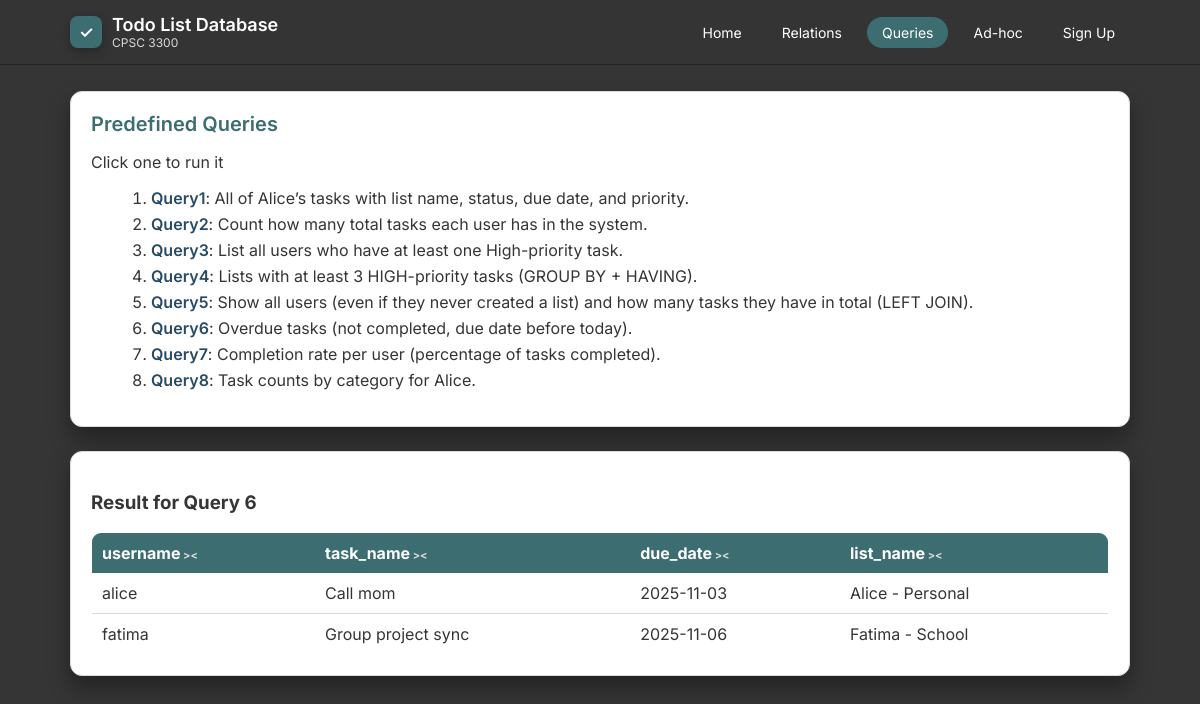
Screenshot of /queries.php?q=6 with the database file from the repository.
### tables this page shows
CREATE TABLE Tasks (
    task_id      INT AUTO_INCREMENT PRIMARY KEY,
    category_id  INT NOT NULL,
    user_id      INT NOT NULL,
    todo_list_id INT NOT NULL,
    task_name         VARCHAR(200) NOT NULL,
    priority     ENUM('Low','Medium','High') NOT NULL DEFAULT 'Medium',
    due_date     DATE,
    complete     TINYINT(1) NOT NULL DEFAULT 0,

    FOREIGN KEY (category_id)  REFERENCES Category(category_id),
    FOREIGN KEY (user_id)      REFERENCES Users(user_id),
    FOREIGN KEY (todo_list_id) REFERENCES Todo_List(todo_list_id)
);

CREATE TABLE Users (
    user_id       INT AUTO_INCREMENT PRIMARY KEY,
    username      VARCHAR(50)  NOT NULL UNIQUE,
    email         VARCHAR(100) NOT NULL UNIQUE,
    password_hash VARCHAR(255) NOT NULL
);

CREATE TABLE Todo_List (
  todo_list_id   INT AUTO_INCREMENT  PRIMARY KEY,
  user_id      INT NOT NULL,
  list_name         VARCHAR(100) NOT NULL,
FOREIGN KEY (user_id) REFERENCES Users(user_id)
    ON DELETE CASCADE
);

### queries.php (the view, shortened to what this page needs)
<?php
include 'db.php';
include 'header.php';
?>
<div class="card">
<h2>Predefined Queries</h2>
<p>Click one to run it</p>
<?php
$selected = isset($_GET['q']) ? (int)$_GET['q'] : 0;
?>
<ol>
<?php foreach ($queries as $id => $info): ?>
    <li>
        <a href="queries.php?q=<?php echo $id; ?>">Query<?php echo $id; ?></a>:
        <?php echo htmlspecialchars($info[0]); ?>
    </li>
<?php endforeach; ?>
</ol>
</div>
<?php if ($selected && isset($queries[$selected])): ?>
<div class="card">
<h3>Result for Query <?php echo $selected; ?></h3>
<?php
$sql = $queries[$selected][1];
try {
    $stmt = $pdo->query($sql);
    $rows = $stmt->fetchAll();
    if (!$rows) {
        echo "<p>No rows returned.</p>";
    } else {
        echo "<table>";
        echo "<thead><tr>";
        foreach (array_keys($rows[0]) as $col) {
            echo "<th class=\"sortable\">" . htmlspecialchars($col) . "</th>";
        }
        echo "</tr></thead>";
        echo "<tbody>";
        foreach ($rows as $row) {
            echo "<tr>";
            foreach ($row as $val) {
                echo "<td>" . htmlspecialchars((string)$val) . "</td>";
            }
            echo "</tr>";
        }
        echo "</tbody>";
        echo "</table>";
    }
} catch (PDOException $e) {
    echo "<p><strong>Error running query:</strong> " . htmlspecialchars($e->getMessage()) . "</p>";
}
?>
</div>
<?php endif; ?>
<?php
echo "</div></body></html>";
?>

### header.php (style rules this page uses)
:root { --bg-dark: #353535; --bg-card: #ffffff; --accent-blue: #3c6e71; --accent-blue2: #284b63; --text-light: #ffffff; --text-dark: #353535; --grey-soft: #d9d9d9; --radius: 12px; --shadow: 0 12px 22px rgba(0,0,0,0.35); }
* { box-sizing: border-box; }
body { margin: 0; padding: 0; background: var(--bg-dark); font-family: "Inter", sans-serif; color: var(--text-light); }
a { color: var(--text-light); text-decoration: none; }
.card { background: var(--bg-card); border-radius: var(--radius); border: 1px solid var(--grey-soft); box-shadow: var(--shadow); padding: 20px; margin-bottom: 24px; color: var(--text-dark); }
.card h2 { margin: 0; font-size: 20px; font-weight: 600; color: var(--accent-blue); }
ol { margin-left: 20px; }
ol li { margin-bottom: 6px; }
ol li a { color: var(--accent-blue2) !important; font-weight: 600; }
table { width: 100%; border-collapse: collapse; margin-top: 12px; background: var(--bg-card); border: 1px solid var(--grey-soft); border-radius: 10px; overflow: hidden; color: var(--text-dark); }
th { background: var(--accent-blue); padding: 10px; color: white; text-align: left; }
td { padding: 10px; border-bottom: 1px solid var(--grey-soft); }
th.sortable { cursor: pointer; }
th.sortable::after { content: ' ><'; font-size: 11px; color: var(--grey-soft); }

### rows the page displays
tasks: user.username "alice", task_name "Call mom", due_date "2025-11-03", todo_list.list_name "Alice - Personal"
tasks: user.username "fatima", task_name "Group project sync", due_date "2025-11-06", todo_list.list_name "Fatima - School"

### other values shown
$id "1"
$info[0] "All of Alice’s tasks with list name, status, due date, and priority."
$id "2"
$info[0] "Count how many total tasks each user has in the system."
$id "3"
$info[0] "List all users who have at least one High-priority task."
$id "4"
$info[0] "Lists with at least 3 HIGH-priority tasks (GROUP BY + HAVING)."
$id "5"
$info[0] "Show all users (even if they never created a list) and how many tasks they have in total (LEFT JOIN)."
$id "6"
$info[0] "Overdue tasks (not completed, due date before today)."
$id "7"
$info[0] "Completion rate per user (percentage of tasks completed)."
$id "8"
